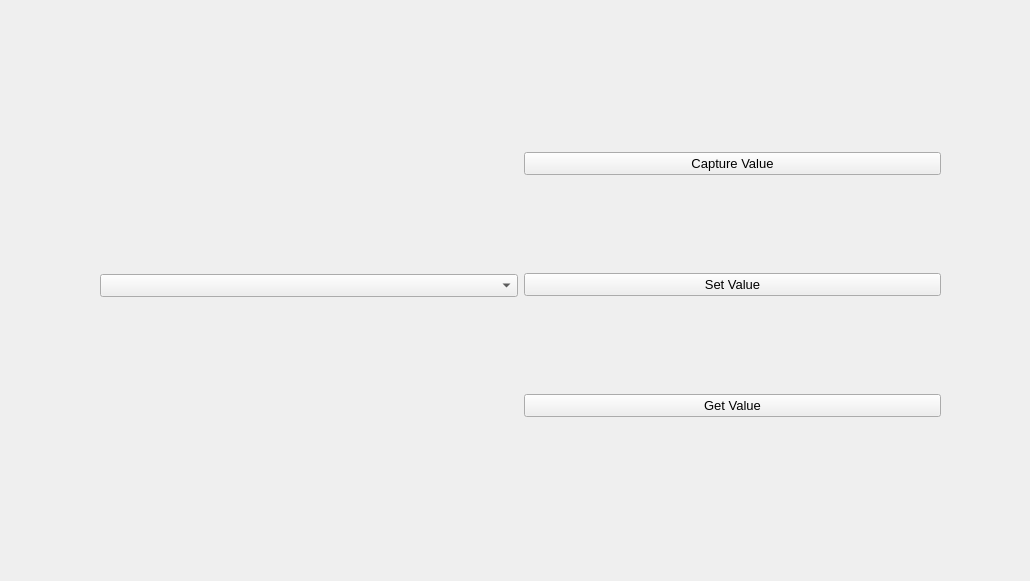
<?xml version="1.0" encoding="UTF-8"?>
<ui version="4.0">
 <class>Widget</class>
 <widget class="QWidget" name="Widget">
  <property name="geometry">
   <rect>
    <x>0</x>
    <y>0</y>
    <width>1030</width>
    <height>581</height>
   </rect>
  </property>
  <property name="windowTitle">
   <string>Widget</string>
  </property>
  <widget class="QWidget" name="">
   <property name="geometry">
    <rect>
     <x>100</x>
     <y>60</y>
     <width>841</width>
     <height>451</height>
    </rect>
   </property>
   <layout class="QHBoxLayout" name="horizontalLayout">
    <item>
     <widget class="QComboBox" name="comboBox">
      <property name="font">
       <font>
        <pointsize>10</pointsize>
       </font>
      </property>
     </widget>
    </item>
    <item>
     <layout class="QVBoxLayout" name="verticalLayout">
      <item>
       <widget class="QPushButton" name="CaptureValuepushButton">
        <property name="font">
         <font>
          <pointsize>10</pointsize>
         </font>
        </property>
        <property name="text">
         <string>Capture Value</string>
        </property>
       </widget>
      </item>
      <item>
       <widget class="QPushButton" name="SetValuepushButton">
        <property name="font">
         <font>
          <pointsize>10</pointsize>
         </font>
        </property>
        <property name="text">
         <string>Set Value</string>
        </property>
       </widget>
      </item>
      <item>
       <widget class="QPushButton" name="GetvaluepushButton">
        <property name="font">
         <font>
          <pointsize>10</pointsize>
         </font>
        </property>
        <property name="text">
         <string>Get Value</string>
        </property>
       </widget>
      </item>
     </layout>
    </item>
   </layout>
  </widget>
 </widget>
 <resources/>
 <connections/>
</ui>
